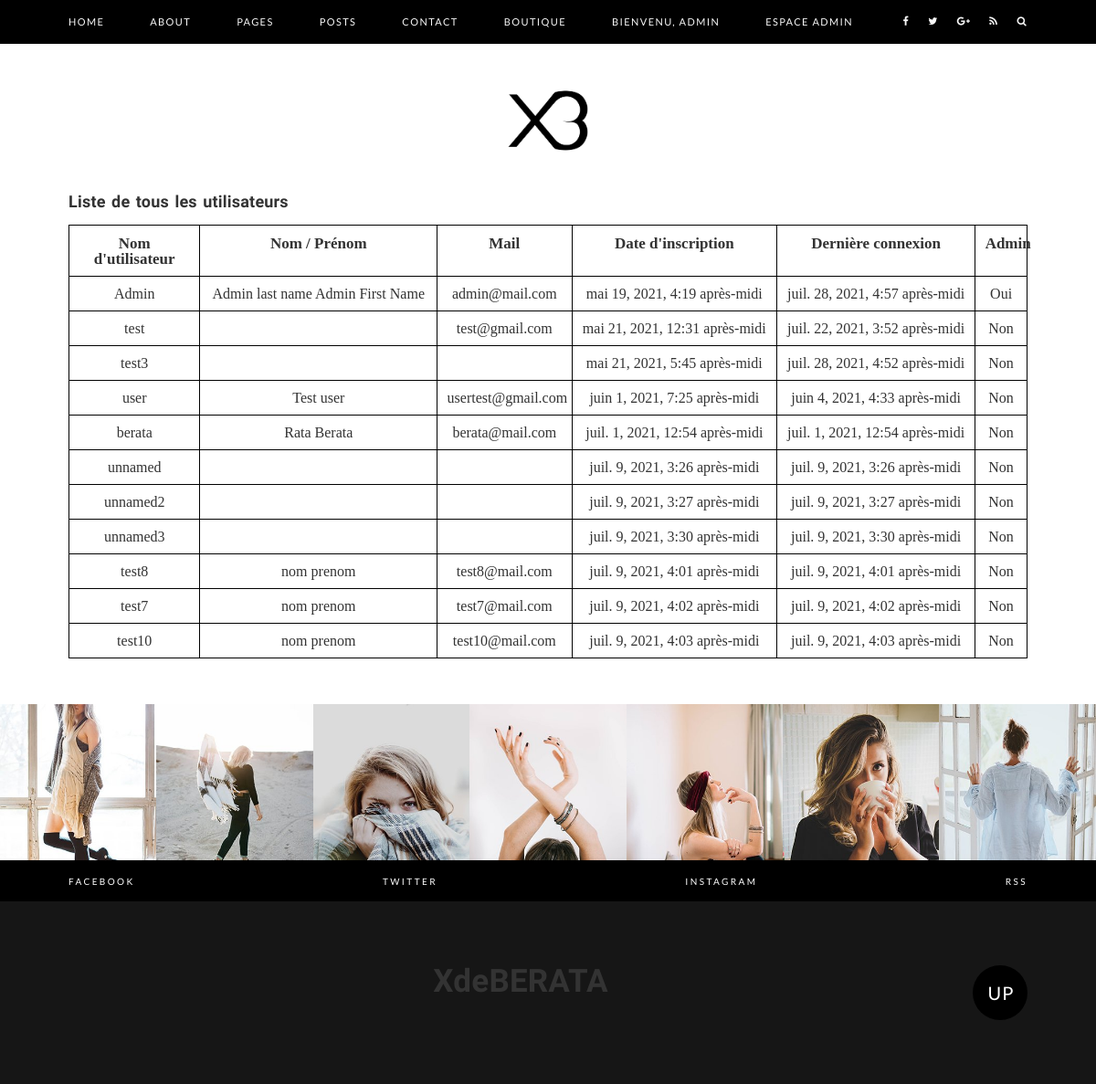
The app's page /user-list (signed in) with its own data.
### account/models.py (models this page shows, shortened)
class Account(models.Model):
    user = models.ForeignKey(User, verbose_name='Associated user', on_delete=models.CASCADE)
    userId = models.IntegerField(null=True)
    default_shipping_address = models.ForeignKey("Address",
                                                 related_name="default_shipping_address",
                                                 null=True,
                                                 blank=True,
                                                 verbose_name="Adresse de livraison par défaut",
                                                 on_delete=models.CASCADE
                                                 )
    default_invoicing_address = models.ForeignKey("Address",
                                                  related_name="default_invoicing_address",
                                                  null=True,
                                                  blank=True,
                                                  verbose_name="Adresse de facturation par défaut",
                                                  on_delete=models.CASCADE
                                                  )
    country = models.CharField(max_length=255, default='Canada')
    state = models.CharField(max_length=255, default='Quebec')

### account/decorators.py (the view)
    def wrapper_function(request, *args, **kwargs):
        group = None
        if request.user.groups.exists():
            group = request.user.groups.all()[0].name
        if group == 'admin':
            return view_func(request, *args, **kwargs)
        else:
            return redirect('home')

### blog/views.py (called while the page is built)
@admin_only
def user_list(request):
    users = Account.objects.all()
    context = {'users': users}
    return render(request, 'account/user-list.html', context)

### templates/account/user-list.html (shortened to what this page needs)
{% extends 'base/main.html' %}
{% block contenu %}
<div class="main-content">
    <div class="container">
        <h1>Liste de tous les utilisateurs</h1><br>
        <table>
            <thead>
            <tr>
                <th>Nom d'utilisateur</th>
                <th>Nom / Prénom</th>
                <th>Mail</th>
                <th>Date d'inscription</th>
                <th>Dernière connexion</th>
                <th>Admin</th>
            </tr>
            </thead>
            {% for user in users %}
            <tr>
                <td>
                    <a href="{% url 'user-profile' user.user.id %}">{{ user.user }}</a>
                </td>
                <td>
                    {{ user.user.last_name }} {{ user.user.first_name }}
                </td>
                <td>
                    {{ user.user.email }}
                </td>
                <td>
                    {{ user.user.date_joined }}
                </td>
                <td>
                    {{ user.user.last_login }}
                </td>
                <td>
                    {% for group in user.user.groups.all %}
                    {% if group.name == 'admin' %}
                    Oui
                    {% endif %}
                    {% empty %}
                    Non
                    {% endfor %}
                </td>
            </tr>
            {% endfor %}
        </table>
    </div>
</div>
{% endblock %}

### templates/base/header.html (shortened to what this page needs)
<header class="main-header">
    <div class="lauren-main-menu">
        <div class="container">
            <nav class="lauren-menu">
                <ul class="main-menu">
                    <li><a href="{% url 'home' %}">Home</a>
                    </li>
                    <li><a href="{% url 'aboutPage' %}">About</a></li>
                    <li><a href="#">Pages</a>
                    </li>
                    <li><a href="{% url 'post-list' %}">Posts</a></li>
                    <li><a href="{% url 'contact' %}">Contact</a></li>
                    <li><a href="{% url 'home-shop' %}">Boutique</a></li>
                    {% if request.user.is_anonymous %}
                    <li><a href="{% url 'sign_in' %}">Inscription</a></li>
                    <li><a href="{% url 'login' %}">Connexion</a></li>
                    {% else %}
                    <li><a href="#">Bienvenu, {{ request.user }}</a>
                    </li>
                    {% endif %}
                    {% for group in request.user.groups.all %}
                       {% if group.name == 'admin' %}
                            <li><a href="#">Espace Admin</a>
                            </li>
                       {% endif %}
                    {% endfor %}
                </ul>
                <ul class="menu-icons">
                    <li><a href="#"><i class="fa fa-facebook"></i></a></li>
                    <li><a href="#"><i class="fa fa-twitter"></i></a></li>
                    <li><a href="#"><i class="fa fa-google-plus"></i></a></li>
                    <li><a href="#"><i class="fa fa-rss"></i></a></li>
                    <li class="search-icon"><input class="search-box" placeholder="Search Anything.." type="text"><i
                            class="fa fa-search"></i></li>
                </ul>
            </nav>
        </div>
    </div>
    {% load static %}
    <div class="lauren-logo">
        <div class="container">
            <a href="{% url 'home' %}"><img src="{% static 'images/logo-xdeberata.png' %}" alt="Main Logo"
                                            style="width: 100px; height: auto"></a>
        </div>
    </div>
</header>

### static/css/style-main.css (style rules this page uses)
html, body, div, span, applet, object, iframe, h1, h2, h3, h4, h5, h6, p, blockquote, pre, a, abbr, acronym, address, big, cite, code, del, dfn, em, img, ins, kbd, q, s, samp, small, strike, strong, sub, sup, tt, var, b, u, i, center, dl, dt, dd, ol, ul, li, fieldset, form, label, legend, table, caption, tbody, tfoot, thead, tr, th, td, article, aside, canvas, details, embed, figure, figcaption, footer, header, hgroup, menu, nav, output, ruby, section, summary, time, mark, audio, video { margin: 0; padding: 0; border: 0; font-size: 100%; font: inherit; vertical-align: baseline; }
article, aside, details, figcaption, figure, footer, header, hgroup, menu, nav, section { display: block; }
body { line-height: 1; }
ol, ul { list-style: none; }
table { border-collapse: collapse; border-spacing: 0; }
body { overflow-x:hidden; position: relative; }
body * { outline:none!important }
h1, h2, h3, h4, h5, h6 { color: #333; font-family: 'Ubuntu', sans-serif; line-height: 1; letter-spacing: .2px; word-spacing: 1.8px; font-weight: 700; }
h1 { font-size: 18px; }
img { max-width: 100%; height: auto; vertical-align: middle; }
ul li, ol li { font-size: 11px; font-family: 'Lato', sans-serif; font-weight: 400; letter-spacing: 1.4px; }
a { color: #333 }
.container { max-width: 1080px; }
.menu-icons i, .main-menu li a, .footer-social-links ul li a { -webkit-transition: all .25s ease-in-out; transition: all .25s ease-in-out; }
.lauren-main-menu { background-color: #000; }
.main-menu { list-style: none; position: relative; float: left; margin: 0; padding: 0; background-color: #000; border-bottom: 1px solid #000; }
.main-menu li { position: relative; float: left; margin:0; padding: 0; }
.main-menu > li { margin-right: 30px; }
.main-menu li a { display: block; color: #f7f7f7; text-transform: uppercase; text-decoration: none; padding: 18px 10px; }
.main-menu > li:first-child a { padding-left: 0; }
.menu-icons { list-style: none; position: relative; float: right; margin: 0; padding: 0; background-color: #000; border-bottom: 1px solid #000; }
.menu-icons li { position: relative; float: left; margin: 0; padding: 0; }
.menu-icons li i { display: block; color: #f7f7f7; text-transform: uppercase; text-decoration: none; padding: 18px 10px; }
.menu-icons > li:last-child i { padding-right: 0; }
.search-icon i { cursor: pointer; }
.lauren-logo { text-align: center; margin: 40px 0; }

### templates/account/user-list.html (style rules this page uses)
table, th, td { border: 1.5px solid black; padding: 1%; border-collapse: collapse; text-align: center }
table { width: 100%; }
thead, tfoot { font-weight: bold; font-size: 17px; }

### records on screen
Account: user "Admin", user.last_name "Admin last name", user.first_name "Admin First Name", user.email "admin@mail.com", user.date_joined "mai 19, 2021, 4:19 après-midi", user.last_login "juil. 28, 2021, 4:57 après-midi"
Account: user "test", user.email "test@gmail.com", user.date_joined "mai 21, 2021, 12:31 après-midi", user.last_login "juil. 22, 2021, 3:52 après-midi"
Account: user "test3", user.date_joined "mai 21, 2021, 5:45 après-midi", user.last_login "juil. 28, 2021, 4:52 après-midi"
Account: user "user", user.last_name "Test", user.first_name "user", user.email "usertest@gmail.com", user.date_joined "juin 1, 2021, 7:25 après-midi", user.last_login "juin 4, 2021, 4:33 après-midi"
Account: user "berata", user.last_name "Rata", user.first_name "Berata", user.email "berata@mail.com", user.date_joined "juil. 1, 2021, 12:54 après-midi", user.last_login "juil. 1, 2021, 12:54 après-midi"
Account: user "unnamed", user.date_joined "juil. 9, 2021, 3:26 après-midi", user.last_login "juil. 9, 2021, 3:26 après-midi"
Account: user "unnamed2", user.date_joined "juil. 9, 2021, 3:27 après-midi", user.last_login "juil. 9, 2021, 3:27 après-midi"
Account: user "unnamed3", user.date_joined "juil. 9, 2021, 3:30 après-midi", user.last_login "juil. 9, 2021, 3:30 après-midi"
Account: user "test8", user.last_name "nom", user.first_name "prenom", user.email "test8@mail.com", user.date_joined "juil. 9, 2021, 4:01 après-midi", user.last_login "juil. 9, 2021, 4:01 après-midi"
Account: user "test7", user.last_name "nom", user.first_name "prenom", user.email "test7@mail.com", user.date_joined "juil. 9, 2021, 4:02 après-midi", user.last_login "juil. 9, 2021, 4:02 après-midi"
Account: user "test10", user.last_name "nom", user.first_name "prenom", user.email "test10@mail.com", user.date_joined "juil. 9, 2021, 4:03 après-midi", user.last_login "juil. 9, 2021, 4:03 après-midi"

### other values on screen
{{ request.user }} "ADMIN"
